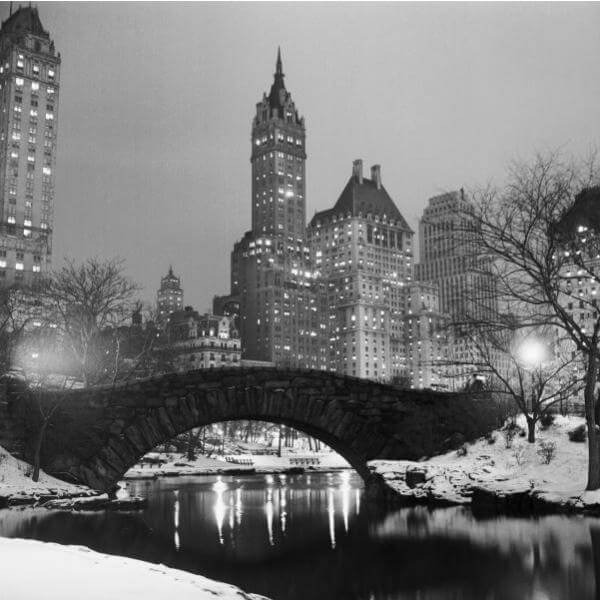
#> input picture bw.jpg, 600 x 600 px, found by its file name
$ python parte4.py
#> lines starting #> are read from the running program, lines starting #| are printed output that depends on the picture
import cv2
import numpy as np
from matplotlib import pyplot as plt

bw = cv2.imread("trabalho4/bw.jpg")
#> bw is the input picture: shape (600, 600, 3); min 0, max 255, mean 120.3
cl = cv2.imread("trabalho4/cl.jpg")
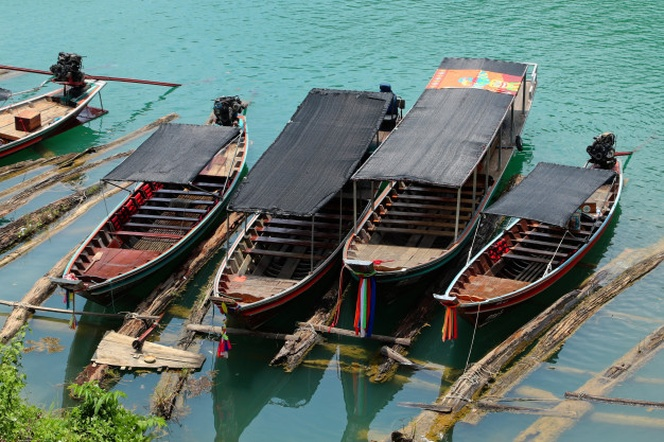
#> input picture cl.jpg, 664 x 442 px, found by its file name
#> cl is the input picture: shape (442, 664, 3); mean B, G, R 111.8, 117.9, 100.4
cl = cv2.cvtColor(cl, cv2.COLOR_BGR2RGB)

plt.subplot(2, 2, 1), plt.imshow(bw, cmap="gray"), plt.xticks([]), plt.yticks([])
plt.subplot(2, 2, 3), plt.hist(bw.ravel(), 256, [0, 256]), plt.title("PRETO E BRANCO"), plt.xlim([0, 256]), plt.xticks([]), plt.yticks([])

cores = ('b', 'g', 'r')

plt.subplot(2, 2, 2), plt.imshow(cl), plt.xticks([]), plt.yticks([])
plt.subplot(2, 2, 4), plt.title("COLORIDA"), plt.xticks([]), plt.yticks([])

for i, col in enumerate(cores):
    histograma = cv2.calcHist([cl], [i], None, [256], [0, 256])
    plt.plot(histograma, color = col), plt.xlim([0, 256])

plt.show()
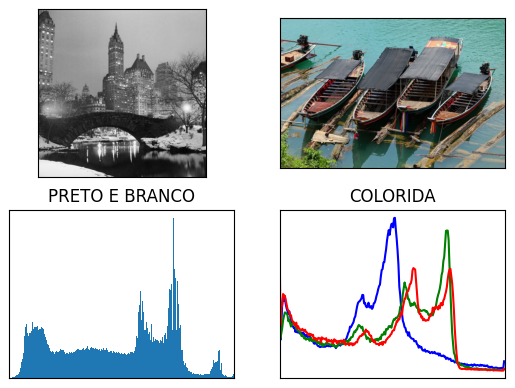
#> figure drawn by matplotlib, 4 panels
